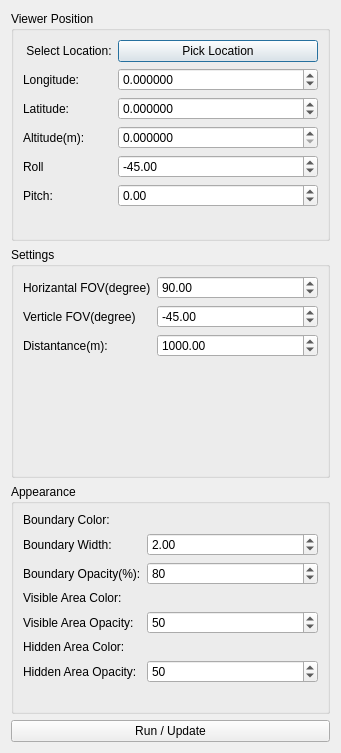
<?xml version="1.0" encoding="UTF-8"?>
<ui version="4.0">
 <class>ViewshedAreaAnalysisWidget</class>
 <widget class="QDialog" name="ViewshedAreaAnalysisWidget">
  <property name="geometry">
   <rect>
    <x>0</x>
    <y>0</y>
    <width>341</width>
    <height>753</height>
   </rect>
  </property>
  <property name="windowTitle">
   <string>Dialog</string>
  </property>
  <layout class="QVBoxLayout" name="verticalLayout">
   <item>
    <widget class="QGroupBox" name="groupBox">
     <property name="title">
      <string>Viewer Position</string>
     </property>
     <layout class="QFormLayout" name="formLayout">
      <item row="0" column="0">
       <widget class="QLabel" name="label">
        <property name="text">
         <string> Select Location:</string>
        </property>
       </widget>
      </item>
      <item row="0" column="1">
       <widget class="QPushButton" name="pb_pickLocation">
        <property name="text">
         <string>Pick Location</string>
        </property>
       </widget>
      </item>
      <item row="1" column="0">
       <widget class="QLabel" name="label_3">
        <property name="text">
         <string>Longitude:</string>
        </property>
       </widget>
      </item>
      <item row="1" column="1">
       <widget class="QDoubleSpinBox" name="sb_longitude">
        <property name="decimals">
         <number>6</number>
        </property>
        <property name="minimum">
         <double>-180.000000000000000</double>
        </property>
        <property name="maximum">
         <double>180.000000000000000</double>
        </property>
       </widget>
      </item>
      <item row="2" column="0">
       <widget class="QLabel" name="label_2">
        <property name="text">
         <string>Latitude:</string>
        </property>
       </widget>
      </item>
      <item row="2" column="1">
       <widget class="QDoubleSpinBox" name="sb_latitude">
        <property name="decimals">
         <number>6</number>
        </property>
        <property name="minimum">
         <double>-180.000000000000000</double>
        </property>
        <property name="maximum">
         <double>180.000000000000000</double>
        </property>
       </widget>
      </item>
      <item row="3" column="0">
       <widget class="QLabel" name="label_4">
        <property name="text">
         <string>Altitude(m):</string>
        </property>
       </widget>
      </item>
      <item row="3" column="1">
       <widget class="QDoubleSpinBox" name="sb_altitude">
        <property name="decimals">
         <number>6</number>
        </property>
        <property name="minimum">
         <double>0.000000000000000</double>
        </property>
        <property name="maximum">
         <double>99999999999999997748809823456034029568.000000000000000</double>
        </property>
       </widget>
      </item>
      <item row="4" column="0">
       <widget class="QLabel" name="label_6">
        <property name="text">
         <string>Roll</string>
        </property>
       </widget>
      </item>
      <item row="4" column="1">
       <widget class="QDoubleSpinBox" name="sb_roll">
        <property name="minimum">
         <double>-180.000000000000000</double>
        </property>
        <property name="maximum">
         <double>180.000000000000000</double>
        </property>
        <property name="value">
         <double>-45.000000000000000</double>
        </property>
       </widget>
      </item>
      <item row="5" column="0">
       <widget class="QLabel" name="label_5">
        <property name="text">
         <string>Pitch:</string>
        </property>
       </widget>
      </item>
      <item row="5" column="1">
       <widget class="QDoubleSpinBox" name="sb_pitch">
        <property name="minimum">
         <double>-180.000000000000000</double>
        </property>
        <property name="maximum">
         <double>180.000000000000000</double>
        </property>
       </widget>
      </item>
     </layout>
    </widget>
   </item>
   <item>
    <widget class="QGroupBox" name="groupBox_4">
     <property name="title">
      <string>Settings</string>
     </property>
     <layout class="QFormLayout" name="formLayout_4">
      <item row="0" column="0">
       <widget class="QLabel" name="label_7">
        <property name="text">
         <string>Horizantal FOV(degree)</string>
        </property>
       </widget>
      </item>
      <item row="0" column="1">
       <widget class="QDoubleSpinBox" name="sb_horizantalAngle">
        <property name="minimum">
         <double>-180.000000000000000</double>
        </property>
        <property name="maximum">
         <double>180.000000000000000</double>
        </property>
        <property name="value">
         <double>90.000000000000000</double>
        </property>
       </widget>
      </item>
      <item row="1" column="0">
       <widget class="QLabel" name="label_8">
        <property name="text">
         <string>Verticle FOV(degree)</string>
        </property>
       </widget>
      </item>
      <item row="1" column="1">
       <widget class="QDoubleSpinBox" name="sb_verticleAngle">
        <property name="minimum">
         <double>-180.000000000000000</double>
        </property>
        <property name="maximum">
         <double>180.000000000000000</double>
        </property>
        <property name="value">
         <double>-45.000000000000000</double>
        </property>
       </widget>
      </item>
      <item row="2" column="0">
       <widget class="QLabel" name="label_9">
        <property name="text">
         <string>Distantance(m):</string>
        </property>
       </widget>
      </item>
      <item row="2" column="1">
       <widget class="QDoubleSpinBox" name="sb_distance">
        <property name="minimum">
         <double>100.000000000000000</double>
        </property>
        <property name="maximum">
         <double>1000000000000.000000000000000</double>
        </property>
        <property name="singleStep">
         <double>50.000000000000000</double>
        </property>
        <property name="value">
         <double>1000.000000000000000</double>
        </property>
       </widget>
      </item>
     </layout>
    </widget>
   </item>
   <item>
    <widget class="QGroupBox" name="groupBox_3">
     <property name="title">
      <string>Appearance</string>
     </property>
     <layout class="QFormLayout" name="formLayout_3">
      <item row="0" column="0">
       <widget class="QLabel" name="label_10">
        <property name="text">
         <string>Boundary Color:</string>
        </property>
       </widget>
      </item>
      <item row="1" column="0">
       <widget class="QLabel" name="label_11">
        <property name="text">
         <string>Boundary Width:</string>
        </property>
       </widget>
      </item>
      <item row="2" column="0">
       <widget class="QLabel" name="label_12">
        <property name="text">
         <string>Boundary Opacity(%):</string>
        </property>
       </widget>
      </item>
      <item row="3" column="0">
       <widget class="QLabel" name="label_13">
        <property name="text">
         <string>Visible Area Color:</string>
        </property>
       </widget>
      </item>
      <item row="4" column="0">
       <widget class="QLabel" name="label_14">
        <property name="text">
         <string>Visible Area Opacity:</string>
        </property>
       </widget>
      </item>
      <item row="5" column="0">
       <widget class="QLabel" name="label_15">
        <property name="text">
         <string>Hidden Area Color:</string>
        </property>
       </widget>
      </item>
      <item row="6" column="0">
       <widget class="QLabel" name="label_17">
        <property name="text">
         <string>Hidden Area Opacity:</string>
        </property>
       </widget>
      </item>
      <item row="3" column="1">
       <layout class="QVBoxLayout" name="vl_visibleAreaColor">
        <property name="spacing">
         <number>0</number>
        </property>
       </layout>
      </item>
      <item row="5" column="1">
       <layout class="QVBoxLayout" name="vl_hiddenAreaColor">
        <property name="spacing">
         <number>0</number>
        </property>
       </layout>
      </item>
      <item row="0" column="1">
       <layout class="QVBoxLayout" name="vl_boundaryColor">
        <property name="spacing">
         <number>0</number>
        </property>
       </layout>
      </item>
      <item row="1" column="1">
       <widget class="QDoubleSpinBox" name="sb_boundaryLineWidth">
        <property name="minimum">
         <double>1.000000000000000</double>
        </property>
        <property name="maximum">
         <double>10.000000000000000</double>
        </property>
        <property name="singleStep">
         <double>0.500000000000000</double>
        </property>
        <property name="value">
         <double>2.000000000000000</double>
        </property>
       </widget>
      </item>
      <item row="2" column="1">
       <widget class="QSpinBox" name="sb_boundarylineOpacity">
        <property name="minimum">
         <number>10</number>
        </property>
        <property name="maximum">
         <number>100</number>
        </property>
        <property name="value">
         <number>80</number>
        </property>
       </widget>
      </item>
      <item row="4" column="1">
       <widget class="QSpinBox" name="sb_visibleAreaOpacity">
        <property name="minimum">
         <number>10</number>
        </property>
        <property name="maximum">
         <number>100</number>
        </property>
        <property name="value">
         <number>50</number>
        </property>
       </widget>
      </item>
      <item row="6" column="1">
       <widget class="QSpinBox" name="sb_hiddenAreaOpacity">
        <property name="minimum">
         <number>10</number>
        </property>
        <property name="maximum">
         <number>100</number>
        </property>
        <property name="value">
         <number>50</number>
        </property>
       </widget>
      </item>
     </layout>
    </widget>
   </item>
   <item>
    <widget class="QPushButton" name="pb_runORupdate">
     <property name="text">
      <string>Run / Update</string>
     </property>
    </widget>
   </item>
  </layout>
 </widget>
 <resources/>
 <connections/>
</ui>
